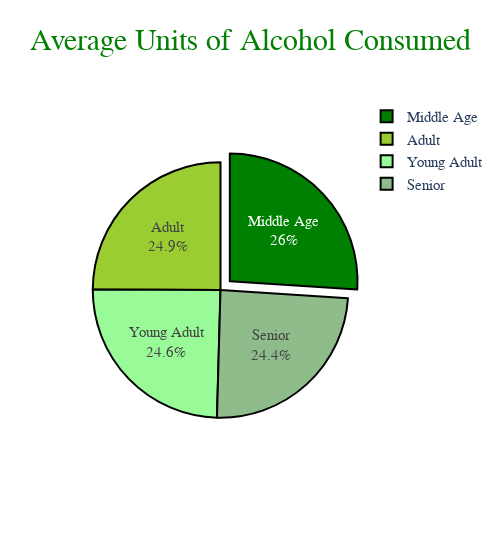

Source (notebook cell):
### Markdown cell above
<a id="Import"></a>
# <p style="background-color: #000000; font-family:calibri; color: #7FFF00; font-size:140%; text-align:center; border : 4px dashed #7FFF00 ;border-radius:90px 90px 90px 90px;"> Alcohol 🍾 Consumption of Age groups 👥 

This chart shows that on average most units of alcohol are consumed by middle age group and in the next plot we will visualize the effect of alcohol on liver.

### Code cell
heading("Alcohol consumption of age groups")
alcohol_consumption = liver.groupby('Age_group')['AlcoholConsumption'].mean()

colors=['#98FB98', '#9ACD32', '#008000', '#8FBC8B']

fig = go.Figure(data=[go.Pie(labels=alcohol_consumption.index, values=alcohol_consumption.values, pull=[0,0,0.1,0],textinfo ='label+percent', marker=dict(colors=colors, line=dict(color='black', width=2)))])
fig.update_layout(title = 'Average Units of Alcohol Consumed', width=500, title_x=0.5, title_font_family="Times New Roman", title_font_color="green", title_font_size=30, font_family="Times New Roman", font_size=15)
fig.show()

### Figure 1 — Plotly figure (JSON) as saved in the notebook; plotly's stock layout.template omitted (floating-point values rounded to 4 significant figures)
{"data": [{"labels": ["Young Adult", "Adult", "Middle Age", "Senior"], "marker": {"colors": ["#98FB98", "#9ACD32", "#008000", "#8FBC8B"], "line": {"color": "black", "width": 2}}, "pull": [0, 0, 0.1, 0], "textinfo": "label+percent", "type": "pie", "values": [9.718, 9.852, 10.28, 9.641]}], "layout": {"font": {"family": "Times New Roman", "size": 15}, "title": {"font": {"color": "green", "family": "Times New Roman", "size": 30}, "text": "Average Units of Alcohol Consumed", "x": 0.5}, "width": 500}}
